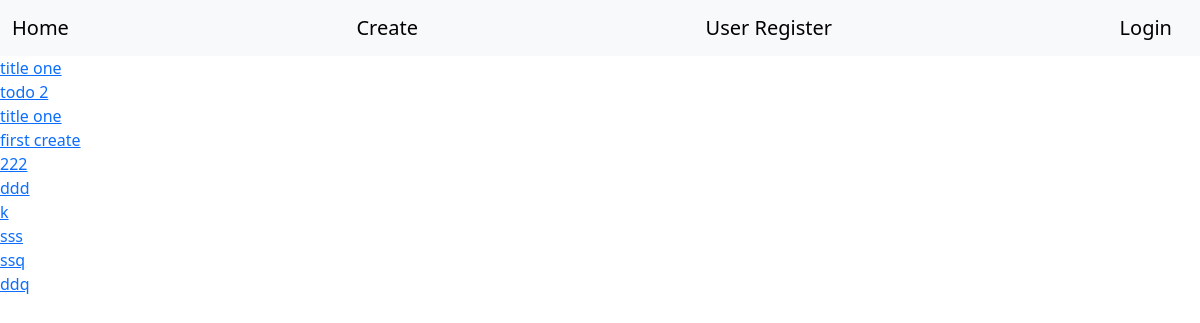
Before: / with the older database file.
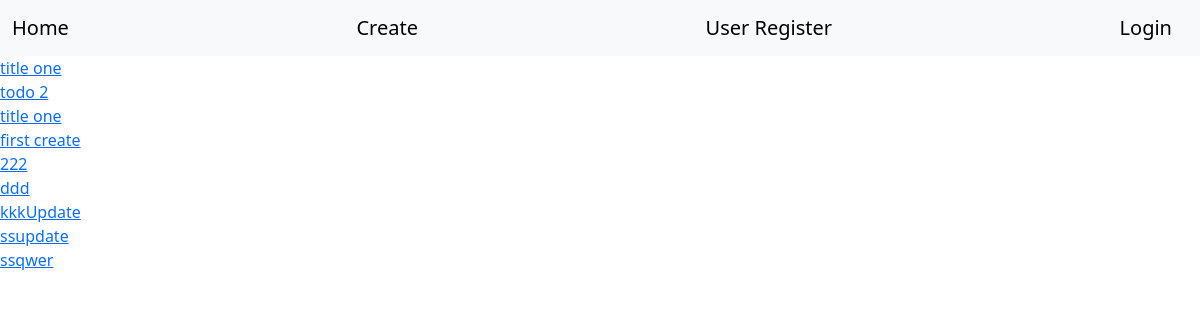
After: the same page with the newer database file.
### home/models.py (models this page shows)
class TODO(models.Model):
    title=models.CharField(max_length=100)
    body=models.CharField(max_length=200)
    created= models.DateField()

### home/views.py (the view)
# urls.py: 2. Add a URL to urlpatterns:  path('', views.home, name='home')
def home(request):
    todo=TODO.objects.all
    return render(request,'home.html',{'all':todo})

### templates/home.html
{% extends "base.html" %}
{% block content %}
{% for todos in all  %}
 <a href="{% url "detail" todos.id %}">{{todos.title}}<br></a>
{% endfor %}
{% endblock content %}

### templates/base.html (shortened to what this page needs)
<!DOCTYPE html>
<html>
<head>
    <link href="https://cdn.jsdelivr.net/npm/bootstrap@5.3.3/dist/css/bootstrap.min.css" rel="stylesheet">
</head>
<body>
{% include "navbar.html" %}
{% block content %}
{% endblock content %}
</body>

### templates/navbar.html
<nav class="navbar navbar-expand-lg bg-body-tertiary">
    <div class="container-fluid">
      <a class="navbar-brand" href="{% url "home" %}">Home</a>
      <a class="navbar-brand" href="{% url "create" %}">Create</a>
      <a class="navbar-brand" href="{% url "register_user" %}" >User Register</a>
      {% if user.is_authenticated %}
        <a class="navbar-brand" href="{% url "logout" %}" >Logout</a>
        <li>welcome dear {{user.username}}</li>
      {% else %}
        <a class="navbar-brand" href="{% url "login" %}" >Login</a>
      {% endif %}
    </div>
  </nav>

Changed rows visible on the page:
removed TODO: title "k"
removed TODO: title "sss"
removed TODO: title "ddq"
added TODO: title "kkkUpdate"
added TODO: title "ssupdate"
changed TODO: title "ssq" → "ssqwer"
